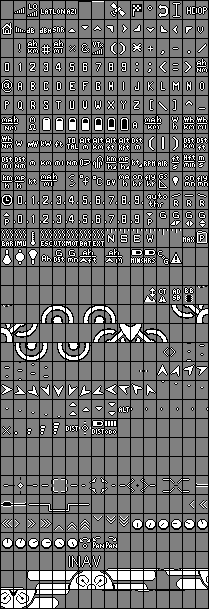
#> input picture images/DJI-Font.png, 209 x 609 px
$ python dji_font.py
#> lines starting #> are read from the running program, lines starting #| are printed output that depends on the picture
from PIL import Image, ImageDraw, ImageFont

# --- INPUT IMAGE ---
src = Image.open("DJI-Font.png")
#> src is the input picture: PIL image 209x609 P; min 0, max 255, mean 109.7

# --- GRID PARAMETERS ---
cols = 16
rows = 32

cell_w = 13   # 12px content + 1px right border
cell_h = 19   # 18px content + 1px bottom border

content_w = 12
content_h = 18

border = 1

# --- SCALE CONTENT UNIFORMLY (3×) ---
scaled_w = content_w * 3   # 36
scaled_h = content_h * 3   # 54

# --- NEW CELL GEOMETRY ---
total_cell_w = scaled_w * 3      # 108
number_area_w = total_cell_w * 2 // 3   # 72
content_area_w = total_cell_w // 3      # 36

# --- BORDER ---
cell_border = 2
final_cell_w = total_cell_w + cell_border * 2   # 112
final_cell_h = scaled_h + cell_border * 2       # 58

# --- OUTPUT IMAGE ---
out = Image.new("RGBA", (cols * final_cell_w, rows * final_cell_h), (0, 0, 0, 0))
#> out: PIL image 1792x1856 RGBA; every value is 0
draw = ImageDraw.Draw(out)

# Choose a font
try:
    font = ImageFont.truetype("arial.ttf", 28)
except:
    font = ImageFont.load_default()

index = 0

for r in range(rows):
    for c in range(cols):

        # --- Extract original content region ---
        x0 = c * cell_w + border
        y0 = r * cell_h + border
        x1 = x0 + content_w
        y1 = y0 + content_h

        cell_content = src.crop((x0, y0, x1, y1))

        # --- Scale content uniformly ---
        cell_content = cell_content.resize((scaled_w, scaled_h), Image.NEAREST)

        # --- Output placement ---
        out_x = c * final_cell_w
        out_y = r * final_cell_h

        # --- Draw border ---
        draw.rectangle(
            [out_x, out_y, out_x + final_cell_w - 1, out_y + final_cell_h - 1],
            outline=(0, 0, 0),
            width=cell_border
        )

        # --- Paste content on RIGHT 1/3 of cell ---
        content_x = out_x + cell_border + number_area_w
        content_y = out_y + cell_border
        out.paste(cell_content, (content_x, content_y))

        # --- Draw number in LEFT 2/3 of cell ---
        num_x = out_x + cell_border + 10
        num_y = out_y + cell_border + 10
        draw.text((num_x +1, num_y +1), str(index%256), fill=(0, 0, 0), font=font)
        draw.text((num_x, num_y), str(index%256), fill=(255, 255, 255), font=font)

        index += 1
#> cell_content: PIL image 36x54 P; every value is 128
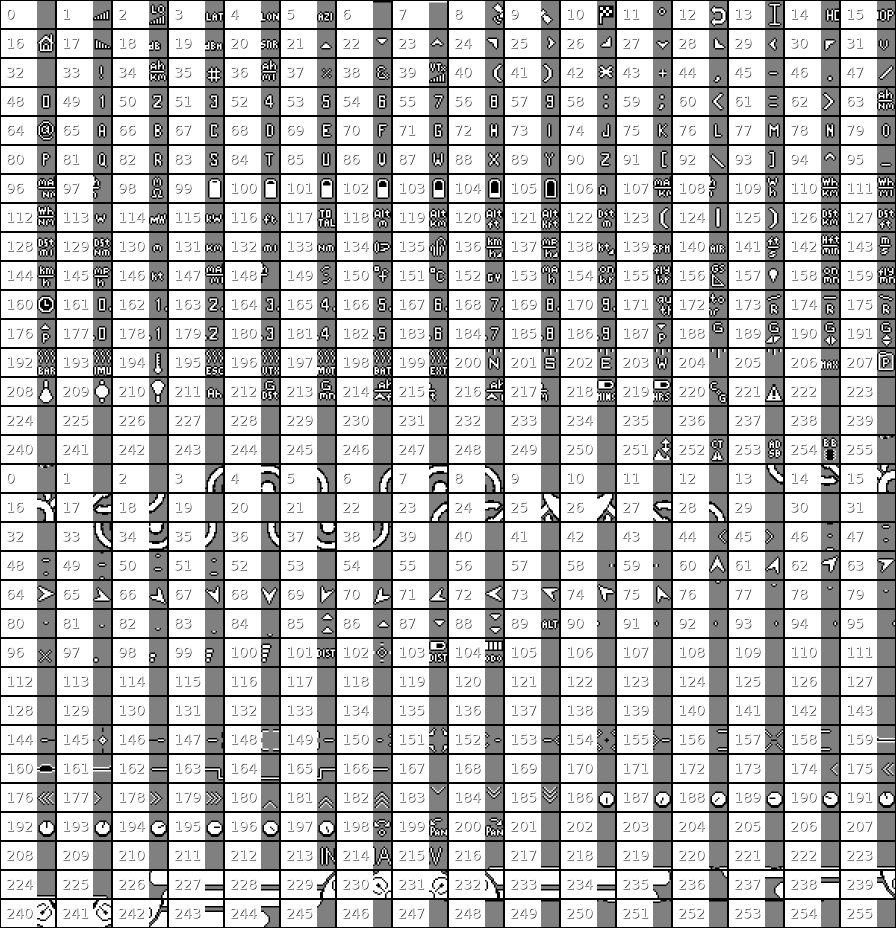
#> out: PIL image 1792x1856 RGBA (shown at 1/2 size); mean R, G, B, A 49.9, 49.9, 49.9, 117; transparent parts drawn white
#> after the loop, index = 512

# --- SAVE ---
out.save("dji_fontmap.png")
print("Done. Saved as dji_fontmap.png")
